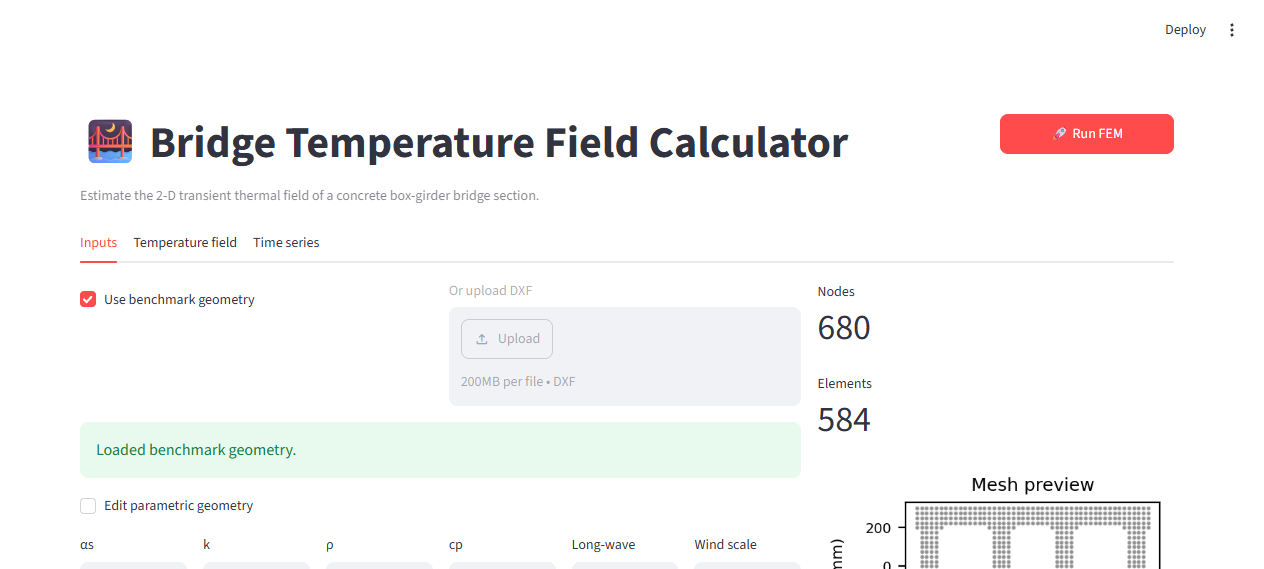
#> input picture figures/ch05_fem_cluster/webapp_inputs.png, 1264 x 569 px, found by its file name
$ python plot_end_to_end_figure.py
#> lines starting #> are read from the running program, lines starting #| are printed output that depends on the picture
#!/usr/bin/env python
# -*- coding: utf-8 -*-
"""
Figure 19 / Section 5.2 — End-to-end pipeline diagram.

Sub-panels:
  (a) Workflow from satellite/weather data to bridge temperature field,
      including the web-app deployment target.
  (b) Screenshot of the Bridge Temperature Field Calculator web interface.

Output
------
    ./figures/Fig19_end_to_end_pipeline.png  (300 dpi, English labels)
"""
from __future__ import annotations

from pathlib import Path

import matplotlib
matplotlib.use("Agg")
import matplotlib.pyplot as plt
import matplotlib.patches as mpatches
import numpy as np

plt.rcParams["font.family"] = "Times New Roman"
plt.rcParams["axes.unicode_minus"] = False
plt.rcParams["mathtext.fontset"] = "stix"

ROOT = Path(__file__).resolve().parent
OUT = ROOT / "figures"
OUT.mkdir(exist_ok=True)


def draw_box(ax, x, y, w, h, text, colour="white", fontsize=9):
    rect = mpatches.FancyBboxPatch((x - w / 2, y - h / 2), w, h,
                                     boxstyle="round,pad=0.02,rounding_size=0.05",
                                     facecolor=colour, edgecolor="black", linewidth=1.0)
    ax.add_patch(rect)
    ax.text(x, y, text, ha="center", va="center", fontsize=fontsize, wrap=True)


def draw_arrow(ax, x1, y1, x2, y2, label=""):
    ax.annotate("", xy=(x2, y2), xytext=(x1, y1),
                arrowprops=dict(arrowstyle="->", color="black", lw=1.2))
    if label:
        ax.text((x1 + x2) / 2, (y1 + y2) / 2 + 0.04, label, ha="center", va="bottom",
                fontsize=8, style="italic")


def main():
    fig = plt.figure(figsize=(12, 6))

    # -------------------------------------------------------------------------
    # Panel (a): workflow
    # -------------------------------------------------------------------------
    ax1 = fig.add_axes([0.06, 0.10, 0.42, 0.85])
    ax1.set_xlim(0, 10)
    ax1.set_ylim(0, 10)
    ax1.axis("off")
    ax1.set_title("(a) End-to-end pipeline", fontsize=12, pad=10)

    # Data sources (top row)
    draw_box(ax1, 1.5, 8.5, 2.2, 0.9, "ERA5-Land\n0.1° reanalysis", "#e8f4f8")
    draw_box(ax1, 4.0, 8.5, 2.0, 0.9, "MODIS LST\n1 km", "#e8f4f8")
    draw_box(ax1, 6.4, 8.5, 2.0, 0.9, "SRTM DEM\n30 m", "#e8f4f8")

    # Stage 1: downscaling
    draw_box(ax1, 3.5, 6.4, 3.6, 1.0, "Stage 1\nXGBoost air-temperature downscaling", "#fff2cc")
    draw_arrow(ax1, 1.5, 8.05, 2.5, 6.9, "")
    draw_arrow(ax1, 4.0, 8.05, 3.7, 6.9, "")
    draw_arrow(ax1, 6.4, 8.05, 4.4, 6.9, "")

    # Hourly boundary conditions
    draw_box(ax1, 3.5, 4.4, 3.0, 1.0, "Hourly bridge-level\nboundary conditions", "#e8f4f8")
    draw_arrow(ax1, 3.5, 5.9, 3.5, 4.9, "")

    # Stage 2: FEM
    draw_box(ax1, 3.5, 2.4, 3.0, 1.0, "Stage 2\n2-D transient thermal FEM", "#d9ead3")
    draw_arrow(ax1, 3.5, 3.9, 3.5, 2.9, "")

    # User geometry input
    draw_box(ax1, 7.5, 2.4, 2.2, 1.0, "DXF / parametric\nbox section", "#f3f3f3")
    draw_arrow(ax1, 6.5, 2.4, 6.4, 2.4, "")

    # Outputs
    draw_box(ax1, 1.8, 0.6, 2.0, 0.8, "Cloud maps\n& time series", "#f4cccc")
    draw_box(ax1, 5.2, 0.6, 2.0, 0.8, "Cluster-scale\nindicators", "#f4cccc")
    draw_arrow(ax1, 3.0, 1.9, 2.4, 1.0, "")
    draw_arrow(ax1, 4.0, 1.9, 4.6, 1.0, "")

    # Web app highlight
    draw_box(ax1, 8.5, 0.6, 2.6, 0.8, "Web app\n(open-source)", "#cfe2f3")
    draw_arrow(ax1, 6.2, 0.6, 7.2, 0.6, "")

    # -------------------------------------------------------------------------
    # Panel (b): screenshot
    # -------------------------------------------------------------------------
    ax2 = fig.add_axes([0.54, 0.10, 0.42, 0.85])
    img_path = ROOT / "webapp_inputs.png"
    if img_path.exists():
        img = plt.imread(str(img_path))
#> img is the input picture: shape (569, 1264, 3) float32; mean R, G, B 0.972, 0.968, 0.968
        ax2.imshow(img)
    else:
        ax2.text(0.5, 0.5, "Screenshot not available",
                 transform=ax2.transAxes, ha="center", va="center")
    ax2.axis("off")
    ax2.set_title("(b) Bridge Temperature Field Calculator web interface", fontsize=12, pad=10)

    fig.savefig(OUT / "Fig19_end_to_end_pipeline.png", dpi=300, bbox_inches="tight", facecolor="white")
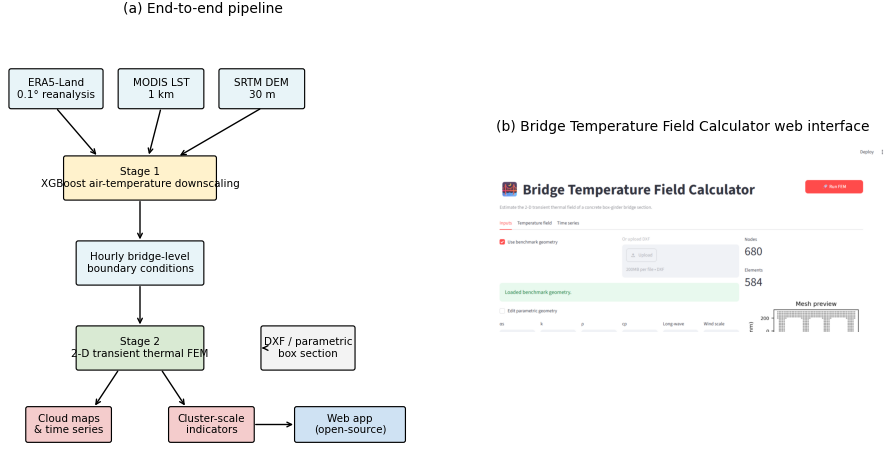
#> figure drawn by matplotlib, 2 panels
    fig.savefig(OUT / "Fig19_end_to_end_pipeline.pdf", bbox_inches="tight", facecolor="white")
    plt.close(fig)
    print(f"Saved {OUT / 'Fig19_end_to_end_pipeline.png'}")


if __name__ == "__main__":
    main()

$ run again, with figures/ch05_fem_cluster/benchmark_section_geometry.png copied over figures/ch05_fem_cluster/webapp_inputs.png
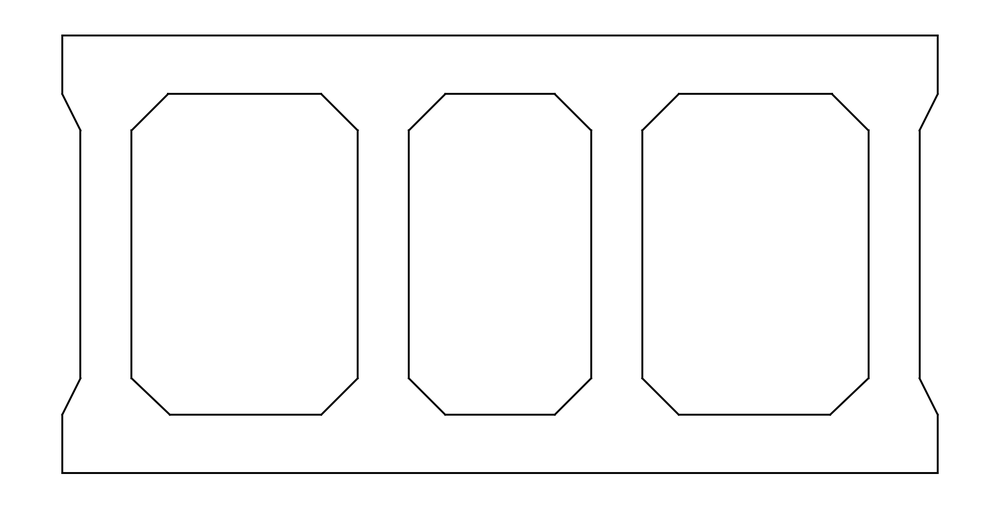
#> input picture figures/ch05_fem_cluster/benchmark_section_geometry.png, 1000 x 509 px, shrunk from 2055 x 1047 before the run, found by its file name
#> in main, img is the input picture: shape (509, 1000, 4) float32; mean R, G, B, A 0.979, 0.979, 0.979, 1
#> in main, `fig.savefig(OUT / "Fig19_end_to_end_pipeline.png", dpi=300, bbox_inche..`:
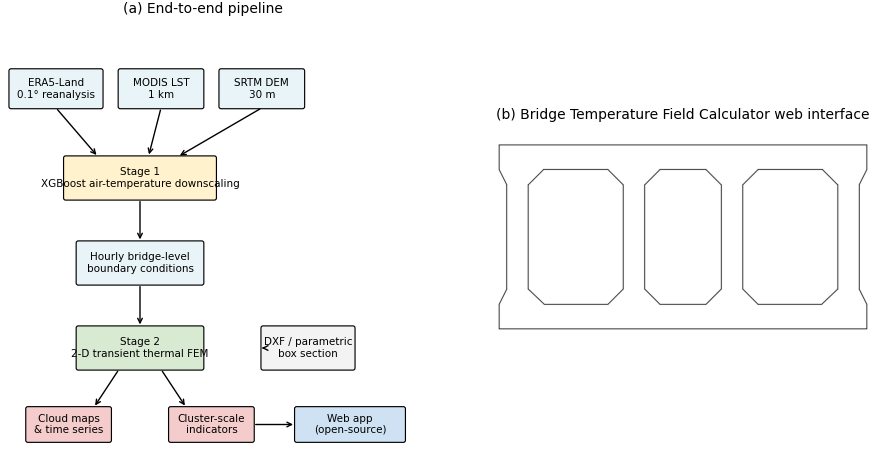
#> figure drawn by matplotlib, 2 panels

$ run again, with figures/ch05_fem_cluster/benchmark_sunny_day_fields.png copied over figures/ch05_fem_cluster/webapp_inputs.png
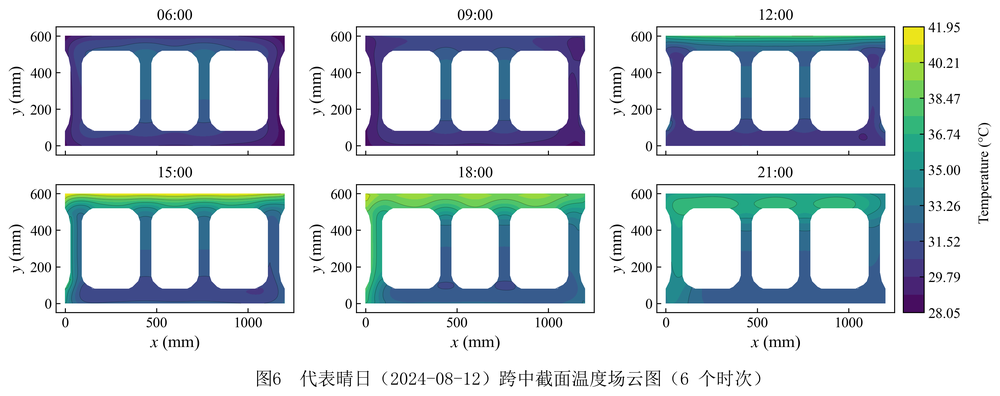
#> input picture figures/ch05_fem_cluster/benchmark_sunny_day_fields.png, 1000 x 396 px, shrunk from 3449 x 1365 before the run, found by its file name
#> in main, img is the input picture: shape (396, 1000, 4) float32; mean R, G, B, A 0.834, 0.862, 0.88, 1
#> in main, `fig.savefig(OUT / "Fig19_end_to_end_pipeline.png", dpi=300, bbox_inche..`:
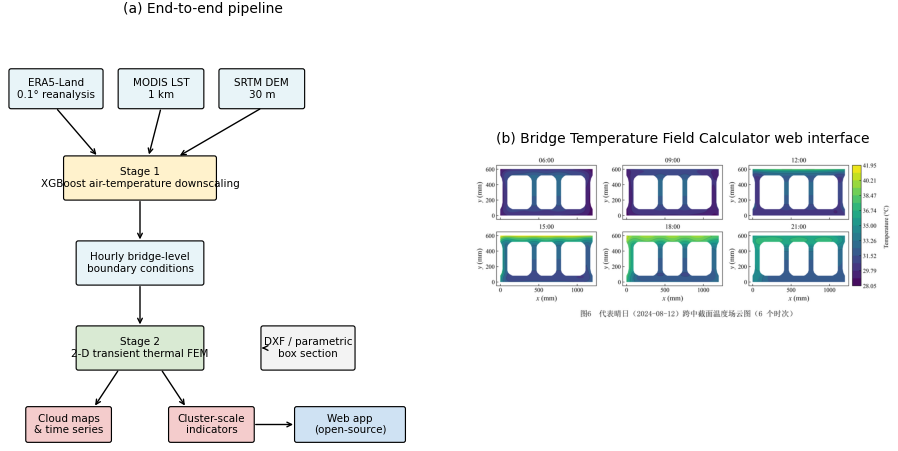
#> figure drawn by matplotlib, 2 panels

$ run again, with figures/ch05_fem_cluster/bridge_cluster_uncertainty.png copied over figures/ch05_fem_cluster/webapp_inputs.png
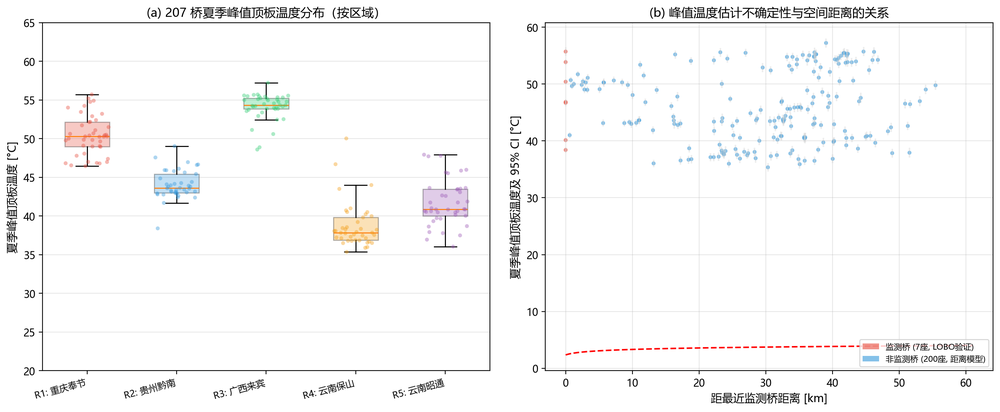
#> input picture figures/ch05_fem_cluster/bridge_cluster_uncertainty.png, 1000 x 412 px, shrunk from 2729 x 1124 before the run, found by its file name
#> in main, img is the input picture: shape (412, 1000, 4) float32; mean R, G, B, A 0.972, 0.971, 0.971, 1
#> in main, `fig.savefig(OUT / "Fig19_end_to_end_pipeline.png", dpi=300, bbox_inche..`:
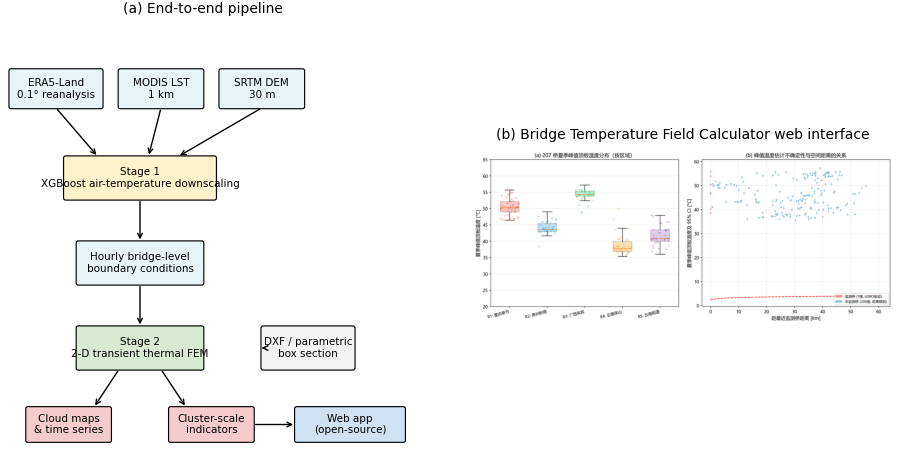
#> figure drawn by matplotlib, 2 panels
